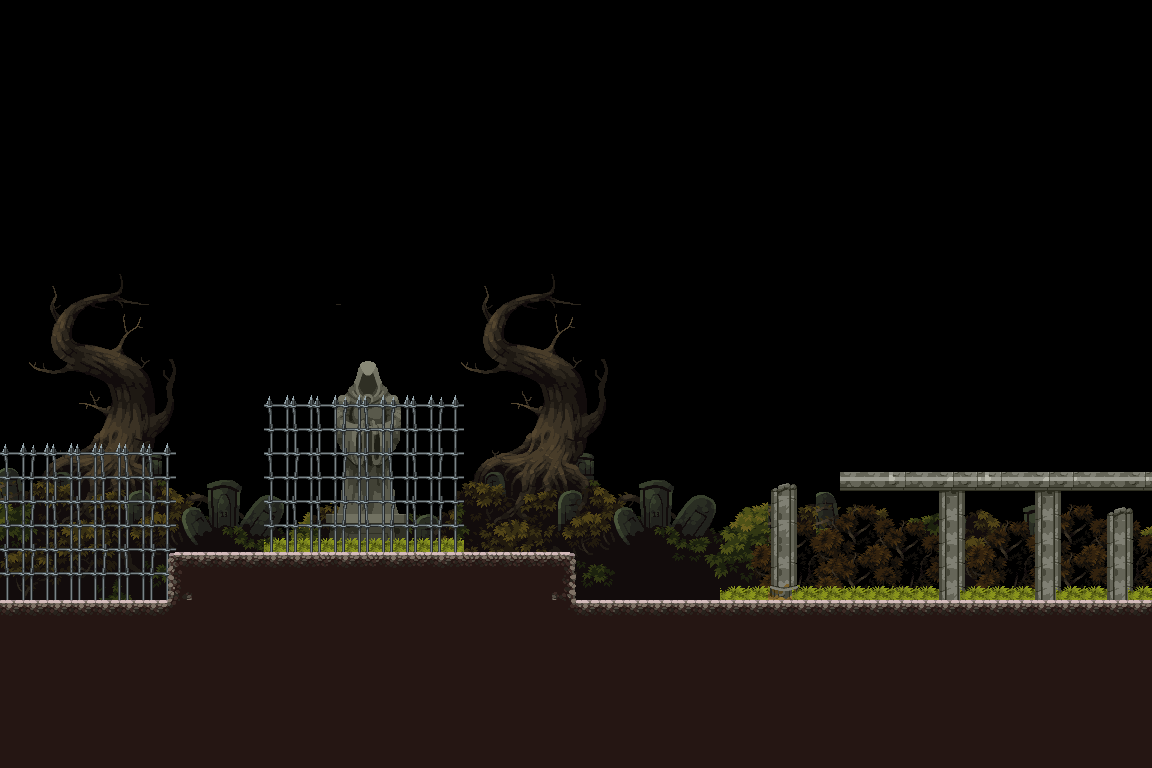

This is a level from a 2D game, rendered from its Tiled map with the project's own tilesets. A one-line summary and the map file follow, with tile-layer data summarised:
An orthogonal 48x32 tile map with 24x24 px tiles, 4 tile layers (Tree, Statue, Other, Ground), 6 tilesets.

<map version="1.10" tiledversion="1.10.2" orientation="orthogonal" renderorder="right-down" width="48" height="32" tilewidth="24" tileheight="24" infinite="0" nextlayerid="5" nextobjectid="1">
 <tileset firstgid="1" source="../Borrow/BorrowSalt.tsx" />
 <tileset firstgid="37" source="../OakWood/OakWoodLand.tsx" />
 <tileset firstgid="352" source="../Borrow/BorrowTree2.tsx" />
 <tileset firstgid="590" source="../Borrow/BorrowTree.tsx" />
 <tileset firstgid="828" source="../Borrow/BorrowBrush.tsx" />
 <tileset firstgid="900" source="../Borrow/BorrowLand.tsx" />
 <layer id="2" name="Tree" width="48" height="32">
  <data>[1536 cells, 862 non-empty, 333 distinct tile ids]</data>
 </layer>
 <layer id="3" name="Statue" width="48" height="32">
  <data>[1536 cells, 104 non-empty, 69 distinct tile ids]</data>
 </layer>
 <layer id="4" name="Other" width="48" height="32">
  <data>[1536 cells, 120 non-empty, 21 distinct tile ids]</data>
 </layer>
 <layer id="1" name="Ground" width="48" height="32">
  <data>[1536 cells, 541 non-empty, 20 distinct tile ids]</data>
 </layer>
</map>
